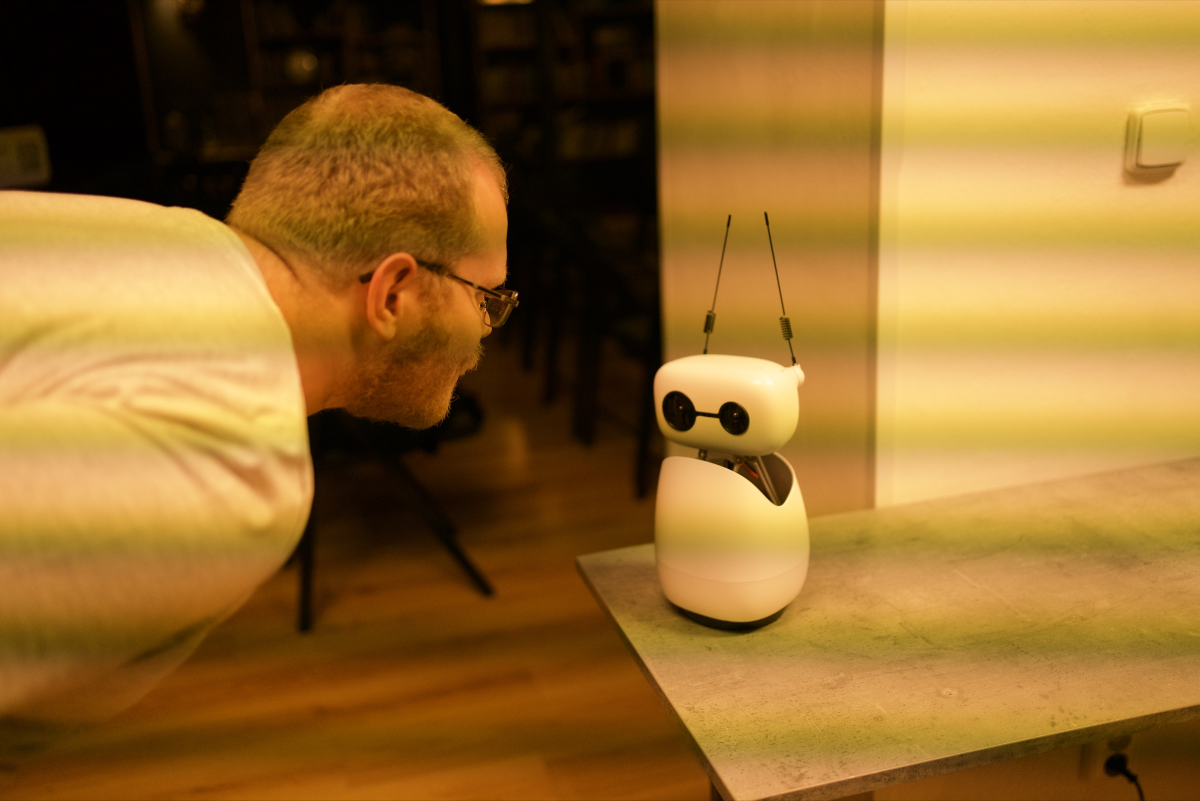
#> input picture brand/photos/0/DSC08035.jpg, 2400 x 1601 px, given in place of g-8035.webp, which was not available (shown at 1/2 size)
$ python regen_gallery_thumbs.py
#> lines starting #> are read from the running program, lines starting #| are printed output that depends on the picture; after the words box and inside, x2 and y2 are one past the last pixel; in counts of white or black regions, pixels touching at a corner belong together
"""Regenerate gallery thumbnails img/0/g-*.webp from brand/photos/0 originals.
Keeps the tone of the existing thumbnails (a lifted curve, fitted per photo as a smooth float curve)
but works in float and adds fine grain so the CSS orange multiply + dark gradient doesn't band."""
import sys,glob,os
from PIL import Image, ImageOps
import numpy as np
Q=int(sys.argv[1]) if len(sys.argv)>1 else 82
out=sys.argv[2] if len(sys.argv)>2 else 'img/0'
ref_dir=sys.argv[3] if len(sys.argv)>3 else 'img/0'  # tone reference (the previous thumbnails; keep a copy before overwriting)
rng=np.random.default_rng(0)
for src in sorted(glob.glob('brand/photos/0/DSC0*.jpg')):
    n=os.path.basename(src)[4:8]
    old=Image.open(f'{ref_dir}/g-{n}.webp')
#> old is the input picture: PIL image 2400x1601 RGB; mean R, G, B 150.1, 107.5, 45.4
    im=ImageOps.fit(Image.open(src).convert('RGB'),old.size,Image.LANCZOS)
    a=np.asarray(im).astype(np.float32)
    y=a[...,0]*.2126+a[...,1]*.7152+a[...,2]*.0722
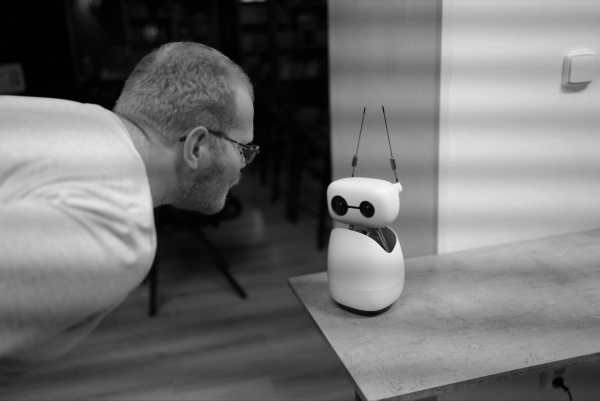
#> y: shape (1601, 2400) float32 (shown at 1/4 size); min 0, max 250.5, mean 112.1
    o=np.asarray(old.convert('L')).astype(np.float32)
    xs,ys=[],[]
    for v in range(0,256,4):
        m=(y>=v)&(y<v+4)
        if m.sum()>50: xs.append(v+2); ys.append(o[m].mean())
#> this loop made 64 passes
#> pass 1, `m=(y>=v)&(y<v+4)`:
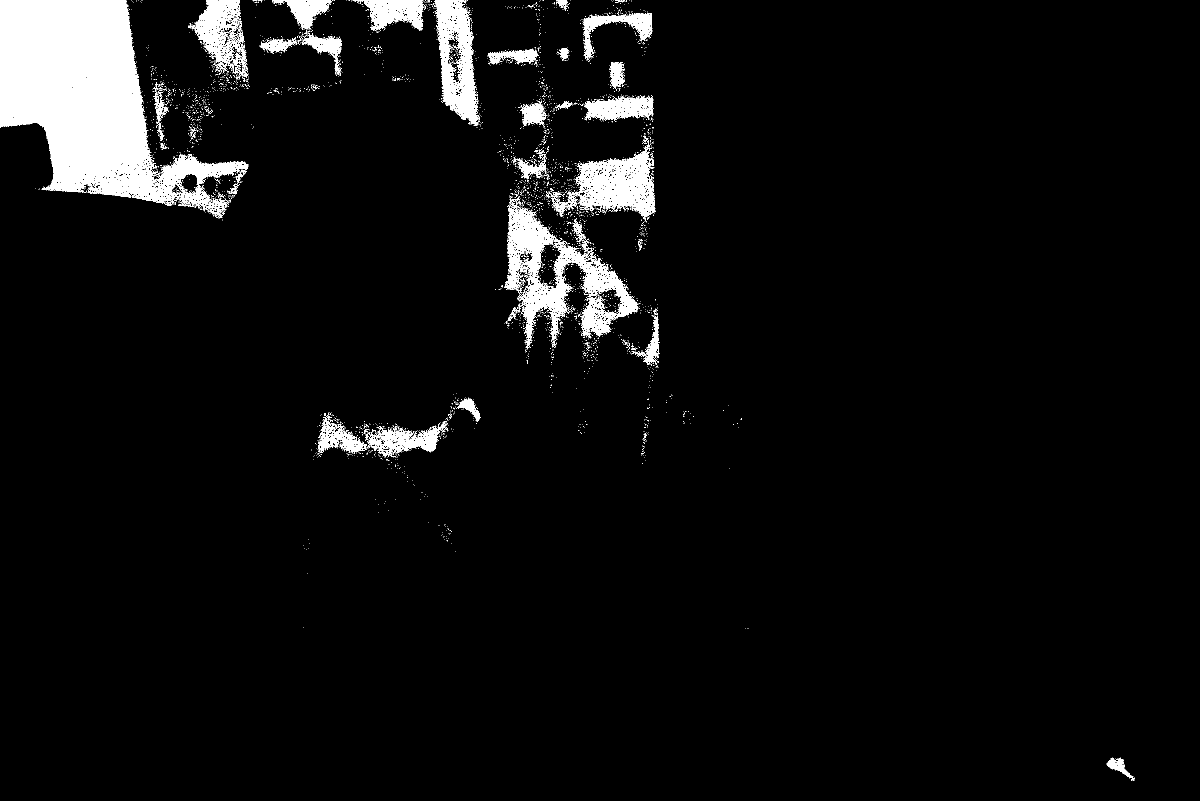
#> m: shape (1601, 2400) bool (shown at 1/2 size); 5.2% white; 3659 white regions (3589 under 20 px), largest, box (x1, y1, x2, y2) and area: (0, 0, 497, 437) 102013, (1009, 396, 1280, 697) 22519, (1151, 302, 1311, 439) 12290
#> pass 3, `m=(y>=v)&(y<v+4)`:
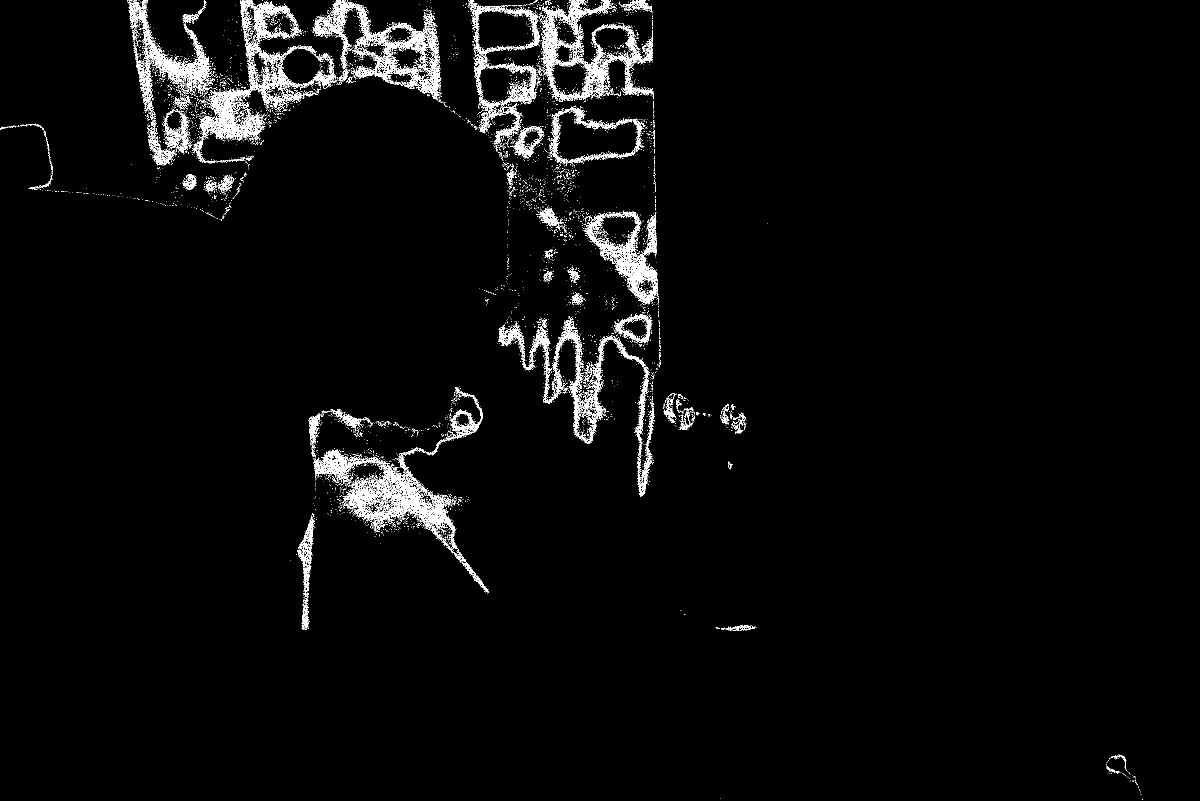
#> m: shape (1601, 2400) bool (shown at 1/2 size); 3% white in thin lines or dots
#> after the loop, xs = 62 values from 2 to 246; ys = 62 values from 2.26 to 244.5
    c=np.polyfit(np.sqrt(np.array(xs)/255),ys,3)
#> c = [-14.63, 264.9, 3.55, -0.584]
    t=np.maximum.accumulate(np.polyval(c,np.sqrt(np.arange(256)/255)))
#> t = 256 values from -0.584 to 253.3
    y=np.interp(y,np.arange(256),t)
    y=y+rng.normal(0,1.6,y.shape)
    Image.fromarray(np.clip(np.round(y),0,255).astype(np.uint8),'L').save(f'{out}/g-{n}.webp','WEBP',quality=Q,method=6)
    print(n,end=' ',flush=True)
#> pass 2 of the loop `for src in sorted(glob.glob('brand/photos/0/DSC0*.jpg')):`:
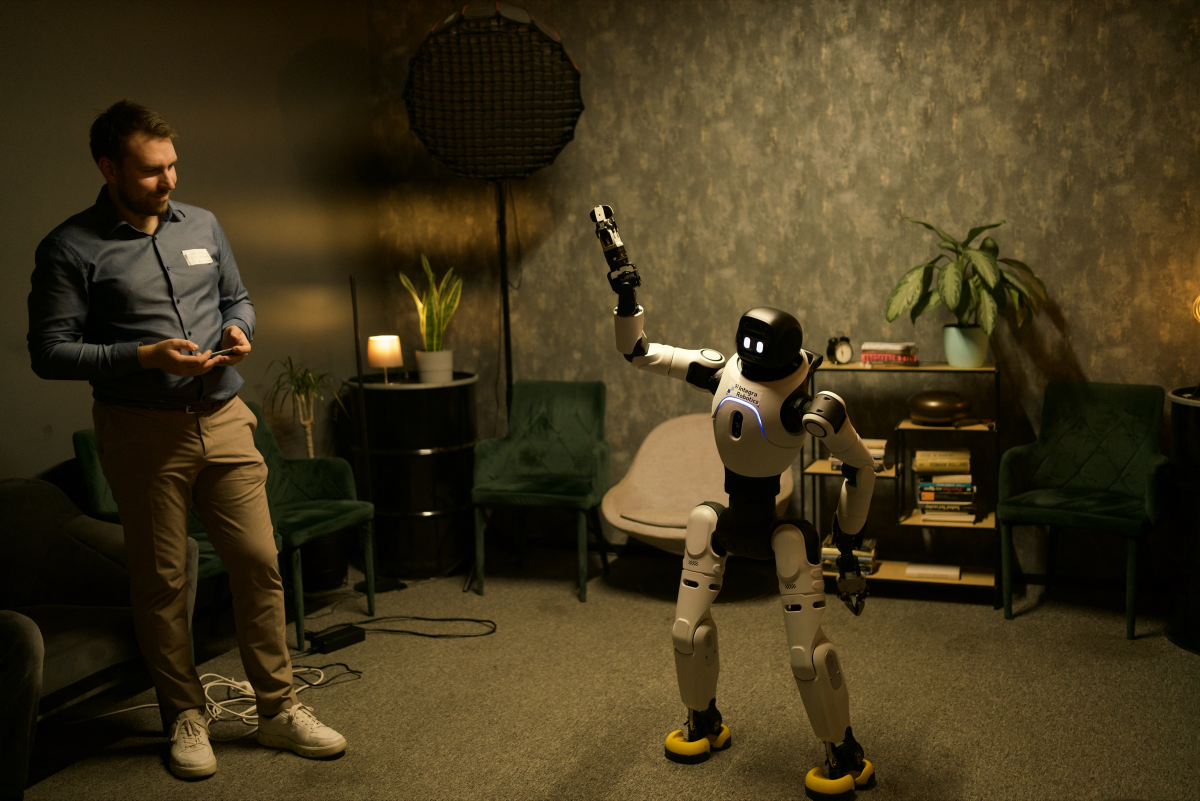
#> input picture brand/photos/0/DSC08039.jpg, 2400 x 1601 px, given in place of g-8039.webp, which was not available (shown at 1/2 size)
#> old is the input picture: PIL image 2400x1601 RGB; mean R, G, B 66.3, 54.3, 27.8
#> the loop `for v in range(0,256,4):` made 64 passes
#> pass 1, `m=(y>=v)&(y<v+4)`:
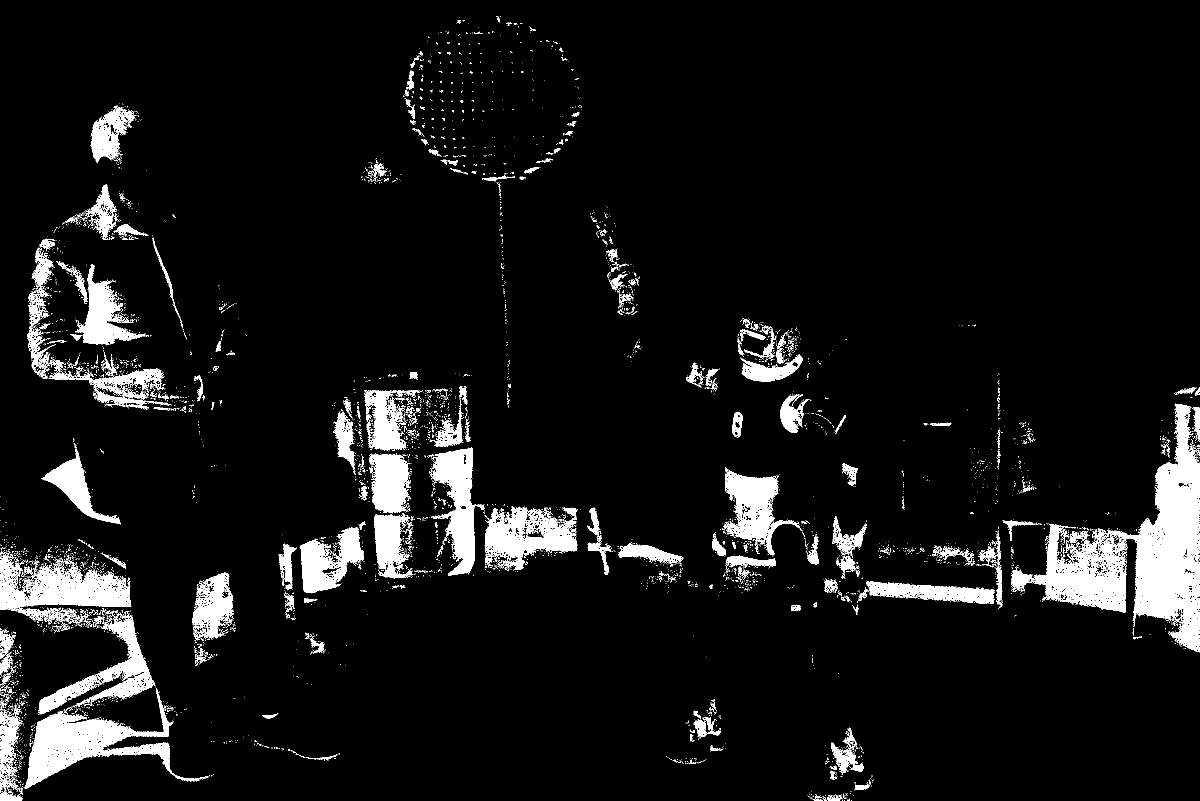
#> m: shape (1601, 2400) bool (shown at 1/2 size); 7.3% white; 5395 white regions (5069 under 20 px), largest, box (x1, y1, x2, y2) and area: (2022, 807, 2400, 1305) 57398, (49, 1376, 417, 1578) 19325, (0, 1103, 263, 1248) 16764
#> pass 3, `m=(y>=v)&(y<v+4)`:
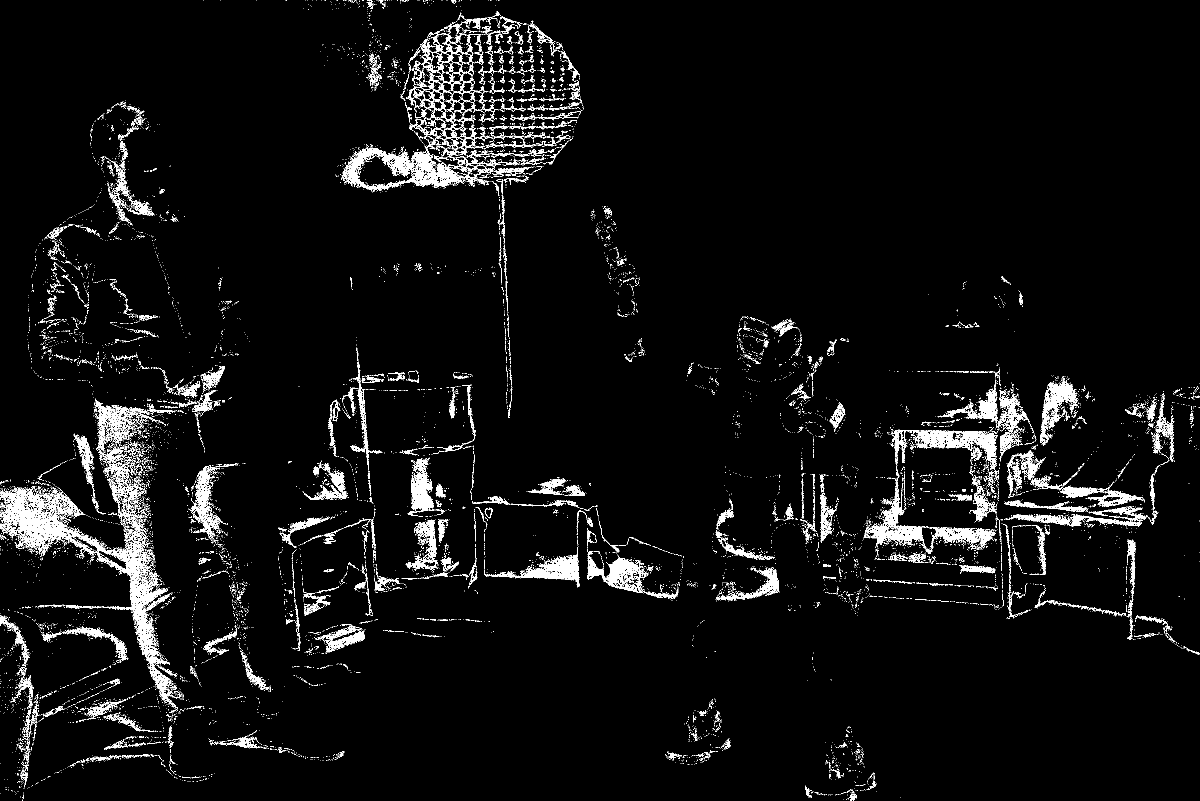
#> m: shape (1601, 2400) bool (shown at 1/2 size); 4.7% white in thin lines or dots
#> after the loop `for v in range(0,256,4):`: xs = 64 values from 2 to 254; ys = 64 values from 2.39 to 252.8
#> c = [-19.14, 285.2, -13.06, 1.31]
#> t = 256 values from 1.31 to 254.3
#> (the run stopped early here; a loop or call above may not have finished)
